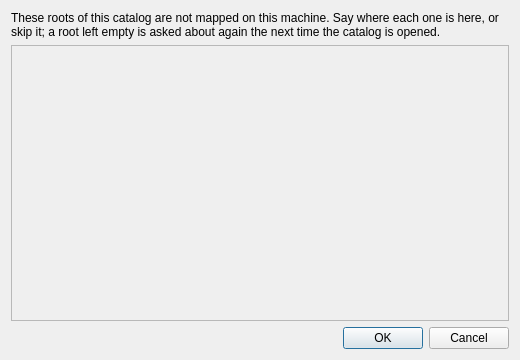
<?xml version="1.0" encoding="UTF-8"?>
<ui version="4.0">
 <class>MapRootsDialog</class>
 <widget class="QDialog" name="MapRootsDialog">
  <property name="geometry">
   <rect>
    <x>0</x>
    <y>0</y>
    <width>520</width>
    <height>360</height>
   </rect>
  </property>
  <property name="windowTitle">
   <string>Map Roots</string>
  </property>
  <layout class="QVBoxLayout" name="vertical_layout">
   <item>
    <widget class="QLabel" name="message_label">
     <property name="text">
      <string>These roots of this catalog are not mapped on this machine. Say where each one is here, or skip it; a root left empty is asked about again the next time the catalog is opened.</string>
     </property>
     <property name="wordWrap">
      <bool>true</bool>
     </property>
    </widget>
   </item>
   <item>
    <widget class="QScrollArea" name="scroll_area">
     <property name="widgetResizable">
      <bool>true</bool>
     </property>
     <widget class="QWidget" name="rows_widget">
      <layout class="QVBoxLayout" name="rows_layout"/>
     </widget>
    </widget>
   </item>
   <item>
    <widget class="QDialogButtonBox" name="button_box">
     <property name="orientation">
      <enum>Qt::Orientation::Horizontal</enum>
     </property>
     <property name="standardButtons">
      <set>QDialogButtonBox::StandardButton::Cancel|QDialogButtonBox::StandardButton::Ok</set>
     </property>
    </widget>
   </item>
  </layout>
 </widget>
 <resources/>
 <connections>
  <connection>
   <sender>button_box</sender>
   <signal>accepted()</signal>
   <receiver>MapRootsDialog</receiver>
   <slot>accept()</slot>
  </connection>
  <connection>
   <sender>button_box</sender>
   <signal>rejected()</signal>
   <receiver>MapRootsDialog</receiver>
   <slot>reject()</slot>
  </connection>
 </connections>
</ui>
